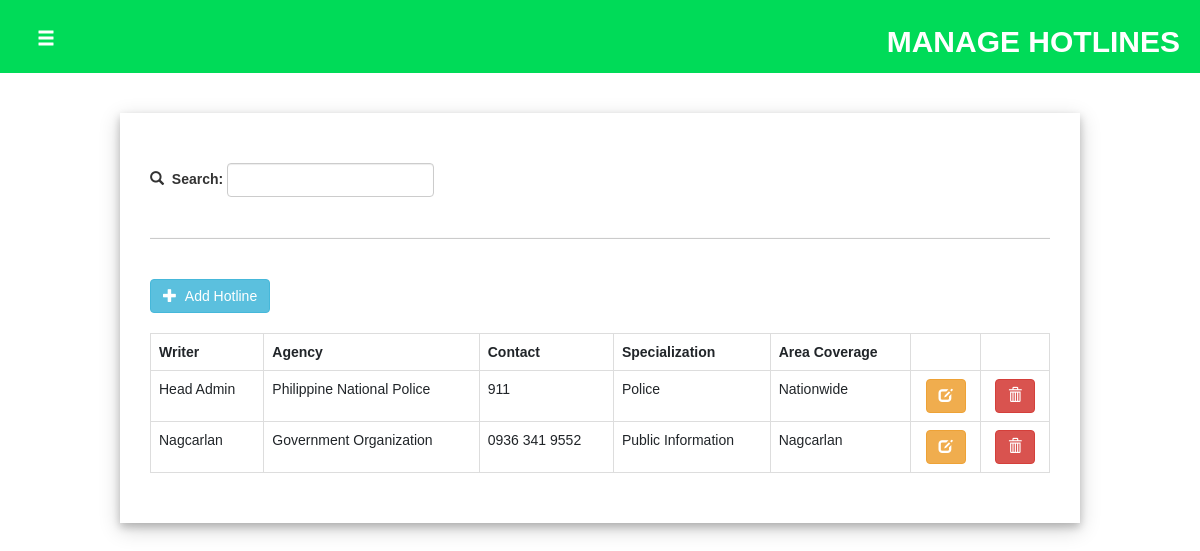
The app's page /adminside/hotlines/hotlines.php (signed in) with its own data.
### tables this page shows
CREATE TABLE `tbl_hotlines` (
  `id` int(11) NOT NULL,
  `admin_id` int(11) NOT NULL,
  `fld_agency` varchar(255) DEFAULT NULL,
  `fld_contact` varchar(255) DEFAULT NULL,
  `fld_special` varchar(255) DEFAULT NULL,
  `fld_area` varchar(255) DEFAULT NULL
);

### adminside/hotlines/hotlines.php (the view, shortened to what this page needs)
<?php
    include("../navbar.php");
    include("../connect.php");
?>
<!DOCTYPE html>
<html lang="en">
<head>
    <link rel="stylesheet" href="hotlinestyle.css">
</head>
<body>
<div class="header" id="headercontainer">
            <button type="button" class="btn btn-dark btn-lg" id="btn_menu"><span class="glyphicon glyphicon-menu-hamburger"></span></button>
            <h2 id="headertitle">MANAGE HOTLINES</h2>
        </div>
    <div id="container">
        <br><br>
        <div class='hotlinesdiv'>
            <br>
            <div class="searchdiv">
                <form action="hotlines.php" method="get">
                    <table>
                        <tr>
                            <td style="padding-top: 3px;"><span class="glyphicon glyphicon-search"></span>&nbsp;&nbsp;<label> Search: </label>&nbsp;</td>
                            <td><input type="text" class="form-control" name="search_name" onchange="this.form.submit()"> </td>
                        </tr>
                    </table>
                </form>
            </div>
            <br><hr><br>
            <div id="addbtndiv">
                <button type="button" class="btn btn-info" id="btn_add_hotline"><span class="glyphicon glyphicon-plus"></span> &nbsp;Add Hotline</button>&nbsp;
            </div>
            <table class='table table-bordered'>
                <?php
                if($admintype != "Head Admin"){
                    if(isset($_GET["search_name"])){
                        $result =  $conn->query("select * from tbl_hotlines where admin_id like '$admin_id' and fld_agency like '$_GET[search_name]%'");
                    }else{
                        $result = $conn->query("select * from tbl_hotlines where admin_id like '$admin_id'");
                    }
                    echo "<tr>
                    <th>Agency</th><th>Contact</th><th>Specialization</th><th> Area Coverage</th><th></th><th></th>
                    </tr>";
                    while($row = $result->fetch_assoc()){
                        echo "<tr>
                        <td>$row[fld_agency]</td>
                        <td>$row[fld_contact]</td>
                        <td>$row[fld_special]</td>
                        <td>$row[fld_area]</td>
                        <td style='text-align:center;'><button type='button' class='btn btn-warning' onclick=edit('$row[id]')><span class='glyphicon glyphicon-edit'></span></button></td>
                        <td style='text-align:center;'><button type='button' class='btn btn-danger' onclick=del('$row[id]')><span class='glyphicon glyphicon-trash'></span></button></td>
                        </tr>";
                    }
                }else{
                    if(isset($_GET["search_name"])){
                        $result =  $conn->query("select tbl_admin.fld_name, tbl_hotlines.id, tbl_hotlines.fld_agency, tbl_hotlines.fld_contact, tbl_hotlines.fld_special, tbl_hotlines.fld_area from tbl_hotlines, tbl_admin where tbl_hotlines.admin_id = tbl_admin.id and (tbl_hotlines.fld_agency like '$_GET[search_name]%' or tbl_admin.fld_name like '$_GET[search_name]%')");
                    }else{
                        $result = $conn->query("select tbl_admin.fld_name, tbl_hotlines.id, tbl_hotlines.fld_agency, tbl_hotlines.fld_contact, tbl_hotlines.fld_special, tbl_hotlines.fld_area from tbl_hotlines, tbl_admin where tbl_hotlines.admin_id = tbl_admin.id");
                    }
                    echo "<tr>
                    <th>Writer</th><th>Agency</th><th>Contact</th><th>Specialization</th><th> Area Coverage</th><th></th><th></th>
                    </tr>";
                    while($row = $result->fetch_assoc()){
                        echo "<tr>
                        <td>$row[fld_name]</td>
                        <td>$row[fld_agency]</td>
                        <td>$row[fld_contact]</td>
                        <td>$row[fld_special]</td>
                        <td>$row[fld_area]</td>
                        <td style='text-align:center;'><button type='button' class='btn btn-warning' onclick=edit('$row[id]')><span class='glyphicon glyphicon-edit'></span></button></td>
                        <td style='text-align:center;'><button type='button' class='btn btn-danger' onclick=del('$row[id]')><span class='glyphicon glyphicon-trash'></span></button></td>
                        </tr>";
                    }
                }
                ?>
            </table>
        </div>
    </div>
</body>
</html>

### adminside/hotlines/hotlinestyle.css (style rules this page uses)
body { background-color: white; }
#container { height:auto; }
#headercontainer { width: 100%; background-color: #00DB58; color: white; padding: 5px; padding-left: 20px; padding-right: 20px; overflow: hidden; }
#btn_menu { float: left; background-color: transparent; transform: translateY(25%); }
#headertitle { float: right; font-weight: bold; }
#addbtndiv { padding-bottom: 20px; }
.hotlinesdiv { background-color: white; padding: 30px; margin-top: 20px; margin-bottom: 20px; margin: 0 auto; width: 80%; box-shadow: 0 4px 8px 0 rgba(0, 0, 0, 0.2), 0 6px 20px 0 rgba(0, 0, 0, 0.19); overflow: auto; }

### adminside/navbar.php (style rules this page uses)
body { margin: 0; font-family: Arial, Helvetica, sans-serif; }

### records on screen
tbl_hotlines: admin.fld_name "Head Admin", fld_agency "Philippine National Police", fld_contact "911", fld_special "Police", fld_area "Nationwide"
tbl_hotlines: admin.fld_name "Nagcarlan", fld_agency "Government Organization", fld_contact "0936 341 9552", fld_special "Public Information", fld_area "Nagcarlan"
